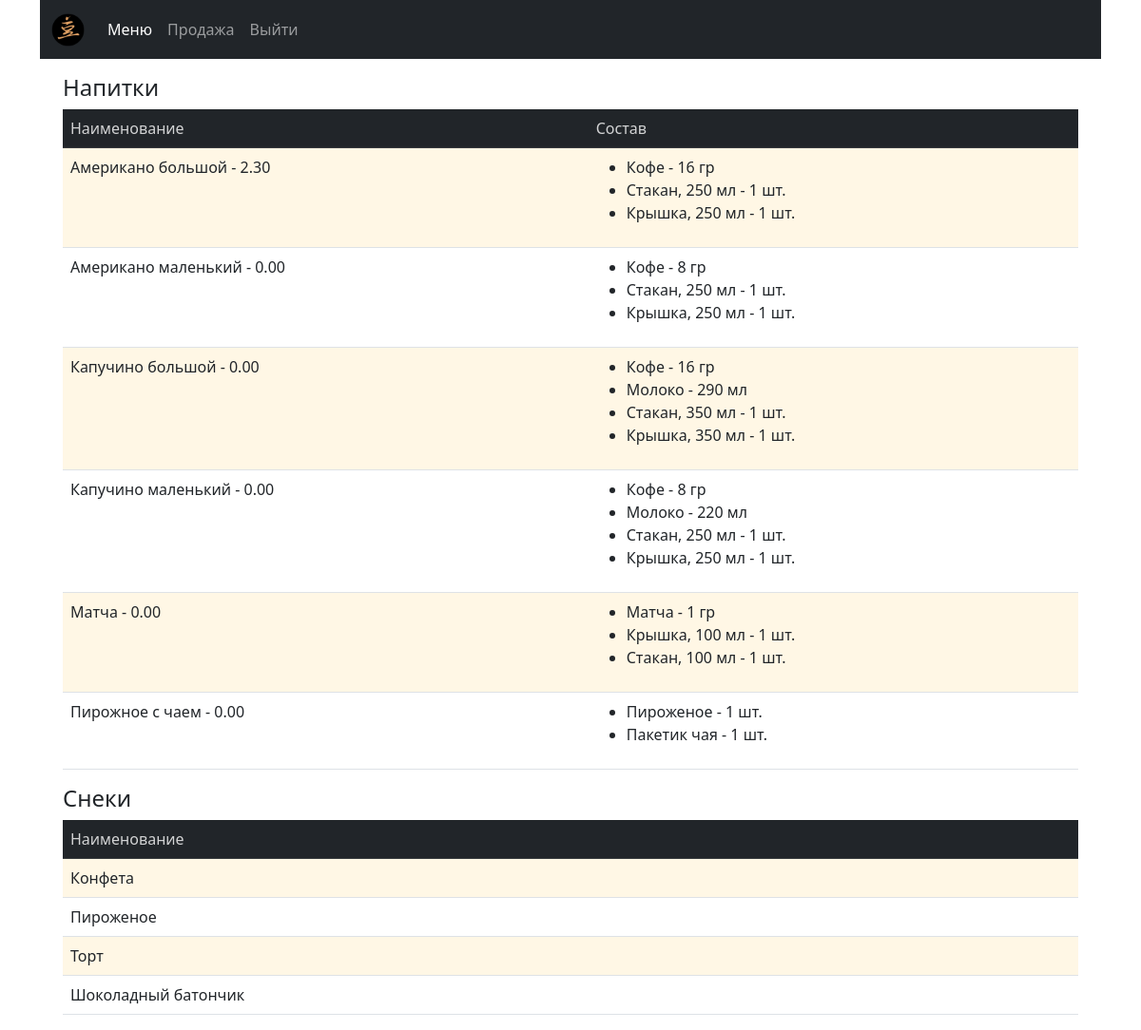
Before: /menu with the older database file.
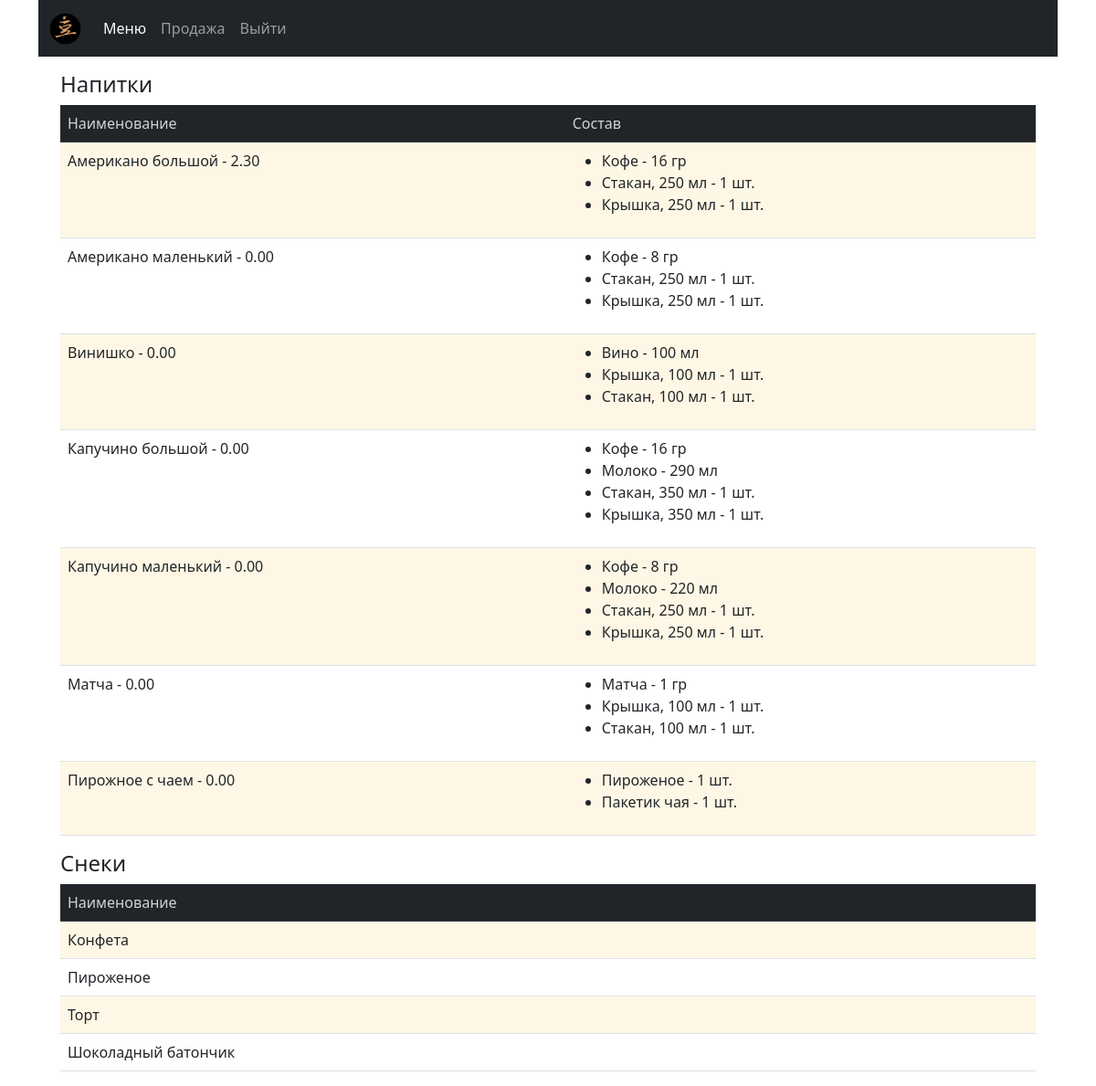
After: the same page with the newer database file.
### cafecrm/models.py (models this page shows, shortened)
class Drink(models.Model):
    DRINK = 'drink'
    SNACK = 'snack'
    MENU_TYPE = ((DRINK, 'напиток'), (SNACK, 'штучный товар'))
    drink_name = models.CharField(max_length=50, verbose_name='Название')
    slug = models.SlugField(unique='drink_name', blank=True)
    menu_type = models.CharField(max_length=20, choices=MENU_TYPE, verbose_name='Категория')
    price = models.DecimalField(max_digits=10, decimal_places=2, default=0.00, verbose_name='Цена', blank=True, null=True)
    class Meta:
        ordering = ('drink_name',)
        verbose_name = 'Drink'
        verbose_name_plural = 'Drinks'

class DrinkItem(models.Model):
    drink = models.ForeignKey(Drink, related_name='items', on_delete=models.CASCADE, verbose_name='Название')
    product = models.ForeignKey(Products, related_name='drink_items', on_delete=models.PROTECT, verbose_name='Продукт')
    quantity = models.PositiveIntegerField(default=0, verbose_name='Количество')

class Products(models.Model):
    PRODUCT = 'product'
    SNACK = 'snack'
    TARE = 'tare'
    PRODUCT_TYPE = ((PRODUCT, 'продукт'), (SNACK, 'штучный товар'), (TARE, 'тара'))
    PC = 'шт.'
    ML = 'мл'
    GR = 'гр'
    UNITS = ((PC, 'шт.'), (ML, 'мл'), (GR, 'гр'))
    product_name = models.CharField(max_length=250, verbose_name='Наименование')
    unit = models.CharField(max_length=20, choices=UNITS, verbose_name='Единица измерения')
    product_type = models.CharField(max_length=20, choices=PRODUCT_TYPE, verbose_name='Категория')
    slug = models.SlugField(max_length=200, db_index=True, unique='product_name')
    price = models.DecimalField(max_digits=10, decimal_places=2, default=0.00, verbose_name='Цена', blank=True, null=True)
    stock = models.PositiveIntegerField(default=0, verbose_name='Остаток', blank=True, null=True)
    min_stock = models.PositiveSmallIntegerField(default=0, verbose_name='Минимальный остаток', blank=True, null=True)
    description = models.TextField(blank=True, verbose_name='Описание')
    need_to_order = property(
        lambda self: (self.min_stock - self.stock if self.stock < self.min_stock else 0)
        )
    class Meta:
        verbose_name = 'Product'
        verbose_name_plural = 'Products'
        ordering = ['product_type', 'product_name']
        index_together = (('id', 'slug'),)
    def __str__(self):
        return '{}'.format(self.product_name)

### cafecrm/views.py (the view)
# urls.py: path('menu', views.menu, name='menu'),
def menu(request):
    menu_drinks = Drink.objects.filter(menu_type='drink').order_by('drink_name')
    menu_snack = Drink.objects.filter(menu_type='snack').order_by('drink_name')
    drink_items = DrinkItem.objects.all()
    context = {
        'drink_items': drink_items,
        'menu_drinks': menu_drinks,
        'menu_snack': menu_snack,
    }
    return render(request,
                  'cafecrm/menu.html', context)

### doc_temp/context_processors.py (called while the page is built)
def doc(request):
    return {'doc_temp': Doctemp(request)}

### templates/cafecrm/menu.html (shortened to what this page needs)
{% extends "cafecrm/base.html" %}
{% load static %}
{% block content %}
<div class="container mt-3">
  <h4>Напитки</h4>
  <table class="table table-striped">
    <thead class="table-dark">
      <tr>
        <th>Наименование</th>
        <th>Состав</th>
      </tr>
    </thead>
    <tbody>
      {% for el in menu_drinks %}
        <tr>
          <td> {{ el.drink_name }} - {{ el.price }}</td>
          <td>
            <ul>
            {% for item in drink_items %}
              {% if item.drink_id == el.id %}
                <li>
                  {{ item.product }} - {{ item.quantity }} {{ item.product.unit }}
                </li>
              {% endif %}
            {% endfor %}
            </ul>
          </td>
        </tr>
      {% endfor %}
    </tbody>
  </table>
</div>
<div class="container mt-3">
  <h4>Снеки</h4>
  <table class="table table-striped">
    <thead class="table-dark">
      <tr>
        <th>Наименование</th>
      </tr>
    </thead>
    <tbody>
      {% for sn in menu_snack %}
        <tr>
          <td> {{ sn.drink_name }} </td>
        </tr>
      {% endfor %}
    </tbody>
  </table>
</div>
{% endblock %}

### templates/cafecrm/base.html (shortened to what this page needs)
{% load static %}
<!DOCTYPE html>
<html lang="en">
<head>
    <link rel="stylesheet" href="{% static 'cafecrm/css/bootstrap/css/bootstrap.min.css'%}" type="text/css">
    <link rel="stylesheet" href="{% static 'cafecrm/css/style.css'%}" type="text/css">
</head>
<body>
<div class="container">
  <nav class="navbar navbar-expand-lg navbar-dark bg-dark">
    <div class="container-fluid">
    <a class="navbar-brand" href="{% url 'cafecrm:home' %}">
      <img src="{% static 'cafecrm/img/minilogo_200x200.png' %}" alt="Logo" width="35" height="35" class="d-inline-block align-text-top">
    </a>
    {% if user.is_superuser %}
      <div class="collapse navbar-collapse" id="navbarNavDarkDropdown">
        <ul class="navbar-nav">
          <li class="nav-item">
            <a class="nav-link {% if request.resolver_match.url_name == 'stock' %} active {% endif %}"
            aria-current="page" href="{% url 'cafecrm:stock' %}"  hreflang="ar">Остатки</a>
          </li>
          <li class="nav-item">
            <a class="nav-link {% if request.resolver_match.url_name == 'menu' %} active {% endif %}"
            aria-current="page" href="{% url 'cafecrm:menu' %}">Меню</a>
          </li>
          <li class="nav-item dropdown">
            <a class="nav-link dropdown-toggle {% if request.resolver_match.url_name == 'add_simple_product' or request.resolver_match.url_name == 'products' or request.resolver_match.url_name == 'drinks'%} active {% endif %}"
            aria-current="page" href="#" role="button" data-bs-toggle="dropdown" aria-expanded="false">
            Создать документ
            </a>
            <ul class="dropdown-menu dropdown-menu-dark">
              <li><a class="dropdown-item" href="{% url 'cafecrm:add_simple_product' %}">Новый продукт</a></li>
              <li><a class="dropdown-item" href="{% url 'cafecrm:products_for_new_drink' %}">Добавить товар в меню</a></li>
              <li><a class="dropdown-item" href="{% url 'cafecrm:drinks' %}">Продажа</a></li>
              <li><a class="dropdown-item" href="{% url 'cafecrm:products' %}">Приход / расход</a></li>
            </ul>
          </li>
          <li class="nav-item">
            <a class="nav-link" href="admin/">Панель администратора</a>
          </li>
          <li class="nav-item">
            <a class="nav-link" href="{% url 'cafecrm:logout' %}">Выйти</a>
          </li>
        </ul>
      </div>
    {% else %}
      <div class="collapse navbar-collapse" id="navbarNavDarkDropdown">
        <ul class="navbar-nav">
          <li class="nav-item">
            <a class="nav-link {% if request.resolver_match.url_name == 'menu' %} active {% endif %}"
            aria-current="page" href="{% url 'cafecrm:menu' %}">Меню</a>
          </li>
          <li class="nav-item">
            <a class="nav-link {% if request.resolver_match.url_name == 'drinks' %} active {% endif %}"
            aria-current="page" href="{% url 'cafecrm:drinks' %}">Продажа</a>
          </li>
          <li class="nav-item">
            <a class="nav-link" href="{% url 'cafecrm:logout' %}">Выйти</a>
          </li>
        </ul>
      </div>
    {% endif %}
    </div>
  </nav>
<div class="container">
{% block content %}
{% endblock %}
</div>
</div>
</body>
</html>

### cafecrm/static/cafecrm/css/style.css (style rules this page uses)
:root { --color-gold: #e0a164 }
.table-striped>tbody>tr:nth-of-type(odd)>* { --bs-table-accent-bg: var(--bs-table-striped-bg); }
th { font-weight: inherit; color: rgba(255, 255, 255, 0.8) !important; }

Changed rows visible on the page:
added Drink: drink_name "Винишко", price "0.00", shown under "Напитки"
added DrinkItem: product "Вино", quantity "100", product.unit "мл", shown under "Винишко"
added DrinkItem: product "Крышка, 100 мл", quantity "1", product.unit "шт.", shown under "Винишко"
added DrinkItem: product "Стакан, 100 мл", quantity "1", product.unit "шт.", shown under "Винишко"
